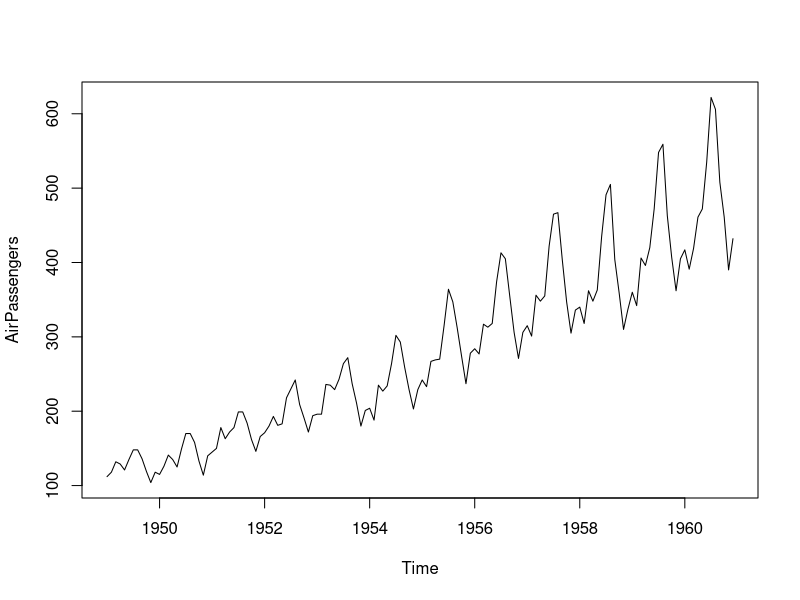
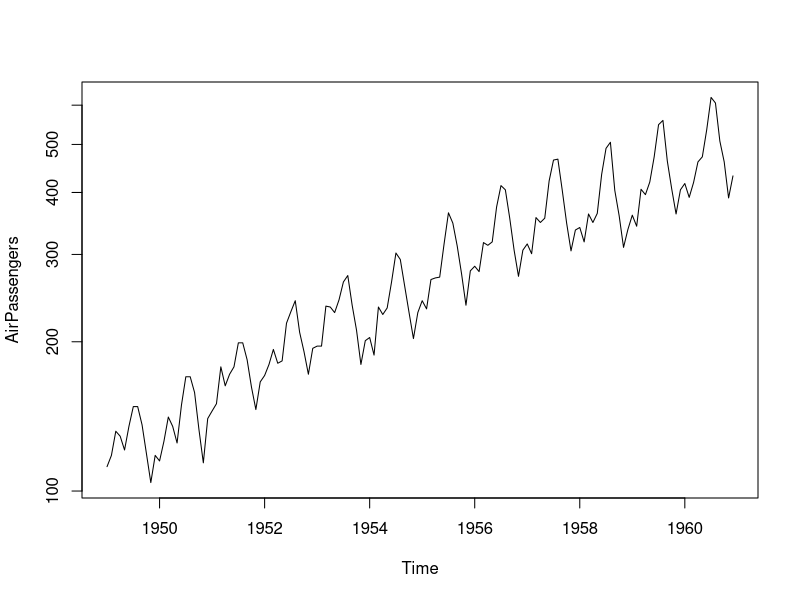
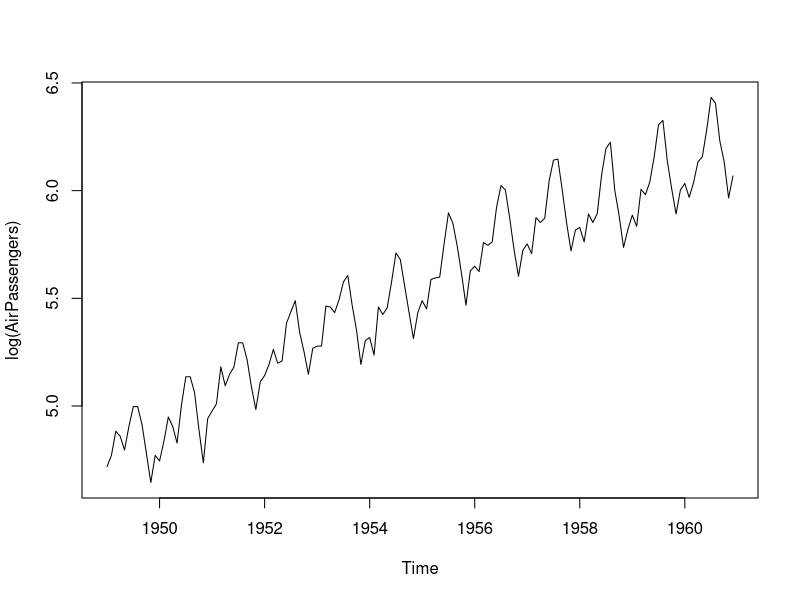
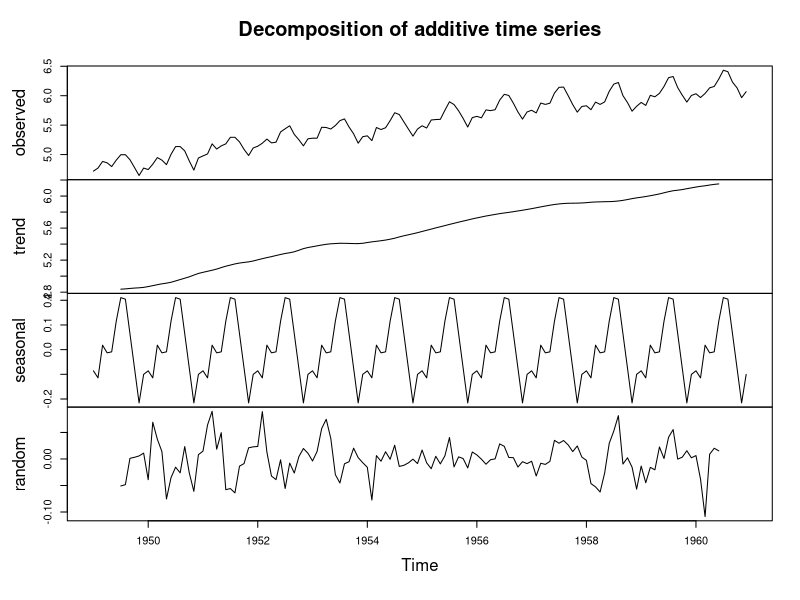
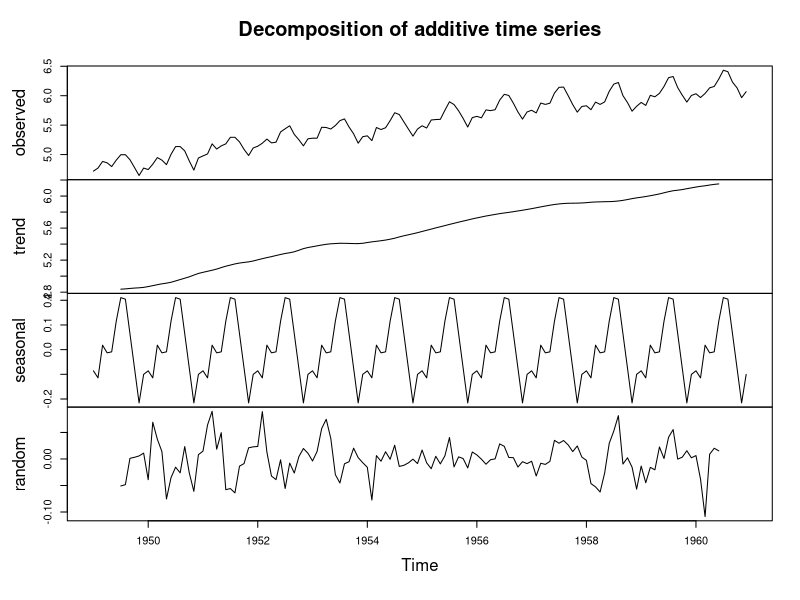
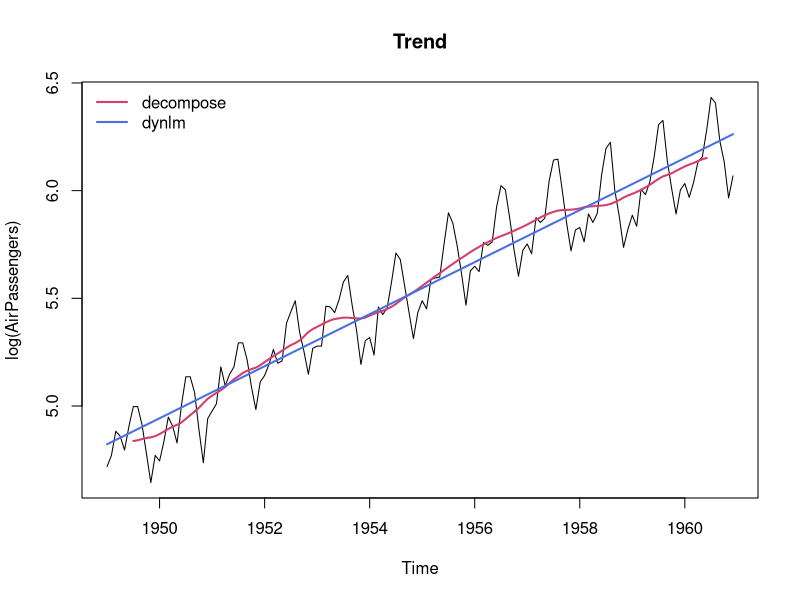
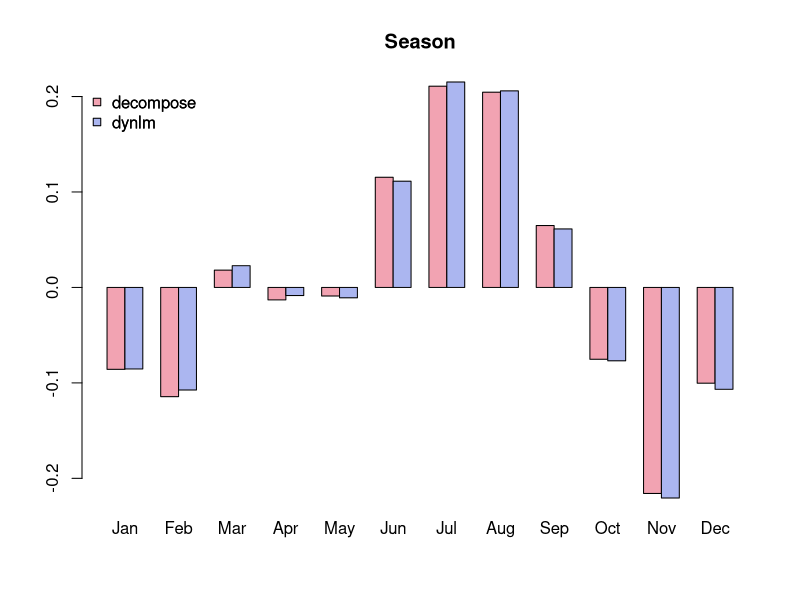
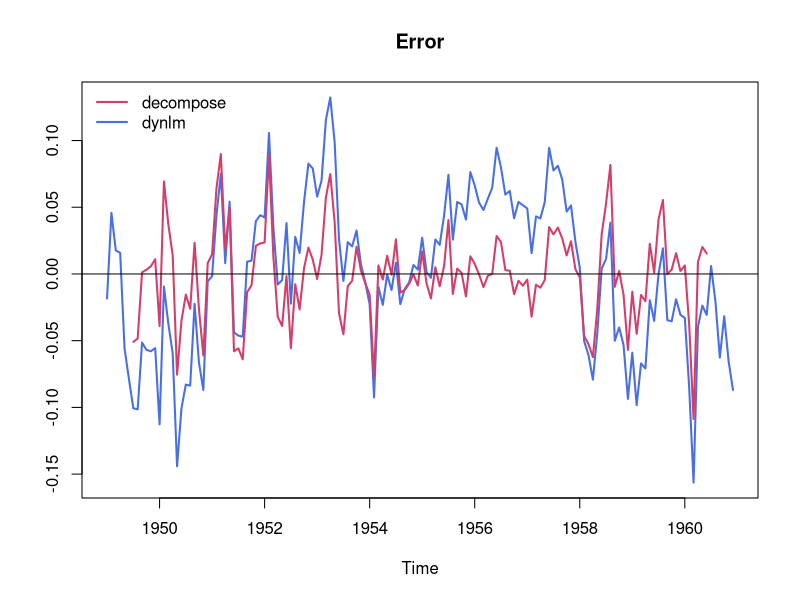

Reproduce these figures in R, in order.
### R code from vignette source '/home/zeileis/svn/projects/AER/Teaching/TimeSeriesAnalysis/Ch03-Trends.Rnw'

###################################################
### code chunk number 1: setup
###################################################
options(prompt = "R> ", continue = "+  ", width = 64,
  digits = 4, show.signif.stars = FALSE, useFancyQuotes = FALSE)
library("AER")
set.seed(1071)


###################################################
### code chunk number 2: AirPassengers-plot0 (eval = FALSE)
###################################################
## data("AirPassengers", package = "datasets")
## plot(AirPassengers)
## plot(AirPassengers, log = "y")
## plot(log(AirPassengers))


###################################################
### code chunk number 3: AirPassengers-plot1
###################################################
data("AirPassengers", package = "datasets")
plot(AirPassengers)


###################################################
### code chunk number 4: AirPassengers-plot2
###################################################
plot(AirPassengers, log = "y")


###################################################
### code chunk number 5: AirPassengers-plot3
###################################################
plot(log(AirPassengers))


###################################################
### code chunk number 6: AirPassengers-dynlm1
###################################################
library("dynlm")
ap <- log(AirPassengers)
ap_lm <- dynlm(ap ~ trend(ap) + season(ap))
summary(ap_lm)


###################################################
### code chunk number 7: AirPassengers-dynlm2
###################################################
ap_lm_out <- capture.output(summary(ap_lm))
writeLines(ap_lm_out[1:10])


###################################################
### code chunk number 8: AirPassengers-dynlm3
###################################################
writeLines(ap_lm_out[-(1:10)])


###################################################
### code chunk number 9: AirPassengers-decompose1
###################################################
ap_dec <- decompose(ap)
plot(ap_dec)


###################################################
### code chunk number 10: AirPassengers-decompose1
###################################################
plot(ap_dec)


###################################################
### code chunk number 11: AirPassengers-trend
###################################################
## colors
cols1 <- hcl(c(0, 260), 100, 50)
cols2 <- hcl(c(0, 260), 50, 75)

## season figure
ap_lm_fig <- c(0, coef(ap_lm)[3:13])
ap_lm_fig <- ap_lm_fig - mean(ap_lm_fig)

## trend comparison
plot(ap, ylab = "log(AirPassengers)", main = "Trend")
lines(ap_dec$trend, col = cols1[1], lwd = 2)
lines(fitted(ap_lm) - ap_lm_fig[cycle(ap)], col = cols1[2], lwd = 2)
legend("topleft", c("decompose", "dynlm"), col = cols1, lwd = 2, bty = "n")


###################################################
### code chunk number 12: AirPassengers-season
###################################################
names(ap_lm_fig) <- month.abb
barplot(rbind(ap_dec$figure, ap_lm_fig), beside = TRUE, col = cols2, main = "Season")
legend("topleft", c("decompose", "dynlm"), col = cols2, pch = 15, bty = "n")
legend("topleft", c("decompose", "dynlm"), pch = 0, bty = "n")


###################################################
### code chunk number 13: AirPassengers-error
###################################################
plot(residuals(ap_lm), col = cols1[2], lwd = 2, main = "Error", ylab = "")
lines(ap_dec$random, col = cols1[1], lwd = 2)
abline(h = 0)
legend("topleft", c("decompose", "dynlm"), col = cols1, lwd = 2, bty = "n")


###################################################
### code chunk number 14: AirPassengers-residuals1 (eval = FALSE)
###################################################
## plot(residuals(ap_lm))
## plot(rstudent(ap_lm))
## lines(rollapply(rstudent(ap_lm), 36, mean), col = 2)
## plot(ap_lm, which = 1)


###################################################
### code chunk number 15: AirPassengers-residuals1a
###################################################
plot(residuals(ap_lm))


###################################################
### code chunk number 16: AirPassengers-residuals1b
###################################################
plot(rstudent(ap_lm))


###################################################
### code chunk number 17: AirPassengers-residuals1c
###################################################
plot(rstudent(ap_lm))
lines(rollapply(rstudent(ap_lm), 36, mean), col = 2)


###################################################
### code chunk number 18: AirPassengers-residuals1d
###################################################
plot(ap_lm, which = 1)


###################################################
### code chunk number 19: AirPassengers-residuals2
###################################################
hist(rstudent(ap_lm))
plot(ap_lm, which = 2)
shapiro.test(residuals(ap_lm))


###################################################
### code chunk number 20: AirPassengers-residuals2a
###################################################
hist(rstudent(ap_lm))


###################################################
### code chunk number 21: AirPassengers-residuals2b
###################################################
plot(ap_lm, which = 2)


###################################################
### code chunk number 22: AirPassengers-residuals3b
###################################################
acf(residuals(ap_lm))


###################################################
### code chunk number 23: AirPassengers-residuals3c
###################################################
dwtest(ap_lm)
bgtest(ap_lm)


###################################################
### code chunk number 24: AirPassengers-residuals3d
###################################################
coeftest(ap_lm)


###################################################
### code chunk number 25: AirPassengers-residuals3e
###################################################
coeftest(ap_lm, vcov = kernHAC)


###################################################
### code chunk number 26: AirPassengers-residuals3f
###################################################
coeftest(ap_lm, vcov = NeweyWest)
